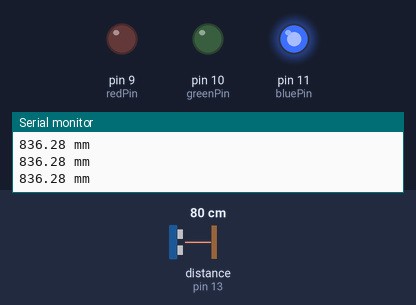
This sketch was run on a simulated Arduino Uno, built with avr-gcc and run on an emulated ATmega328P. On the bench: output pins drawn as LEDs (lit = HIGH), the last lines printed to the serial monitor. Wiring (inferred from the names in the program): ultrasonic range finder: trigger pin 12; echo pin 13. Inputs (shaded band) come from the test bench; at power-on: distance to the obstacle (sensor on pin 13) 80 cm. The echo pulse lasts 58.3 µs per cm; pins used as bus, display or sensor lines are not drawn.

Above: at 1.3 s.
1.4 s: distance to the obstacle (sensor on pin 13) set to 22 cm
4.4 s: distance to the obstacle (sensor on pin 13) set to 17 cm
At 4.9 s:
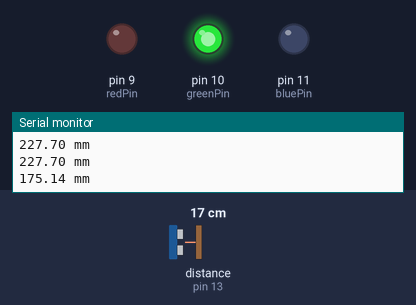
7.4 s: distance to the obstacle (sensor on pin 13) set to 11 cm
10.4 s: distance to the obstacle (sensor on pin 13) set to 8 cm
At 10.9 s:
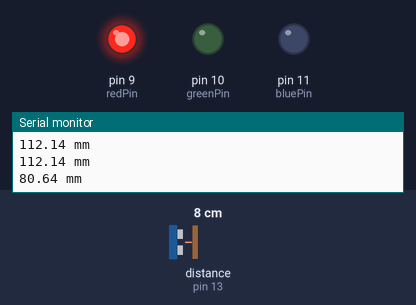
13.4 s: distance to the obstacle (sensor on pin 13) set to 18 cm
At 13.9 s:
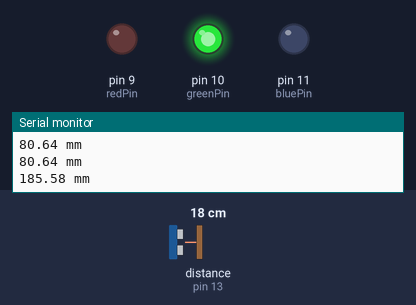
16.4 s: distance to the obstacle (sensor on pin 13) set to 2 cm
At 16.9 s:
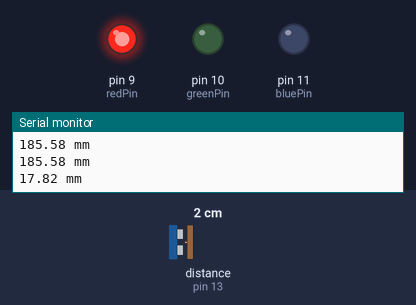
Timing chart, 0 to 19.4 s (numbered marks = the images above; inputs shaded):
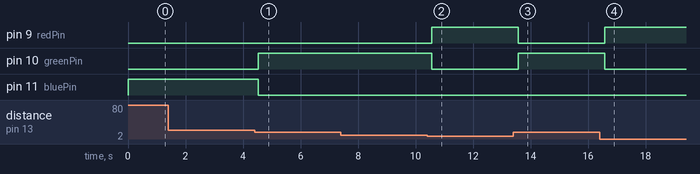

The sketch:

practice2.ino
```cpp
int trigPin = 12;
int echoPin = 13;

int redPin = 9;
int greenPin = 10;
int bluePin = 11;

void setup() {
  // put your setup code here, to run once:
  Serial.begin(9600);

  pinMode(trigPin, OUTPUT);
  pinMode(echoPin, INPUT);

  pinMode(redPin, OUTPUT);
  pinMode(greenPin, OUTPUT);
  pinMode(bluePin, OUTPUT);
}

void loop() {
  digitalWrite(trigPin, LOW);
  digitalWrite(echoPin, LOW);
  delayMicroseconds(2);
  digitalWrite(trigPin, HIGH);
  delayMicroseconds(10);
  digitalWrite(trigPin, LOW);

  unsigned long duration = pulseIn(echoPin, HIGH);
  float distance = ((float)(360 * duration) / 1000) / 2;

  Serial.print(distance);
  Serial.println(" mm");

  if (distance <= 100) {
    setColor(255, 0, 0);
    delay(500);
    digitalWrite(redPin, LOW);
  }
  else if (distance <= 200) {
    setColor(0, 255, 0);
    delay(500);
    digitalWrite(greenPin, LOW);
  }
  else {
    setColor(0, 0, 255);
    delay(500);
    digitalWrite(bluePin, LOW);
  }
}

void setColor(int red, int green, int blue) {
  analogWrite(redPin, red);
  analogWrite(greenPin, green);
  analogWrite(bluePin, blue);
}
```

Measured:
- the behaviour switches between 20 and 19 cm on distance to the obstacle (sensor on pin 13) (found by bisection; images 0 and 1)
- the behaviour switches between 10 and 9 cm on distance to the obstacle (sensor on pin 13) (found by bisection; images 1 and 2)
- after the input at 4.4 s, pin 10 (greenPin): LOW → HIGH after 0.13 s; pin 11 (bluePin): HIGH → LOW after 0.13 s
- after the input at 10.4 s, pin 9 (redPin): LOW → HIGH after 0.16 s; pin 10 (greenPin): HIGH → LOW after 0.15 s
- after the input at 13.4 s, pin 9 (redPin): HIGH → LOW after 0.16 s; pin 10 (greenPin): LOW → HIGH after 0.16 s
- after the input at 16.4 s, pin 9 (redPin): LOW → HIGH after 0.18 s; pin 10 (greenPin): HIGH → LOW after 0.18 s
